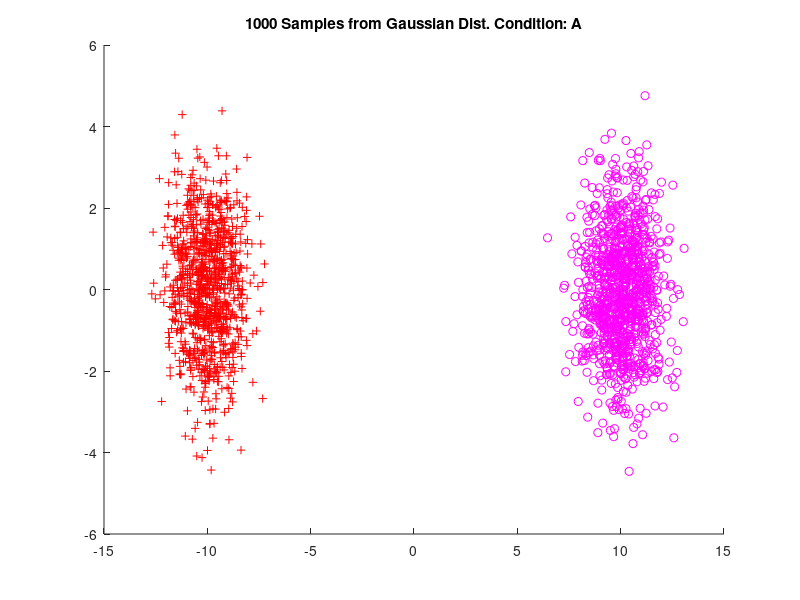
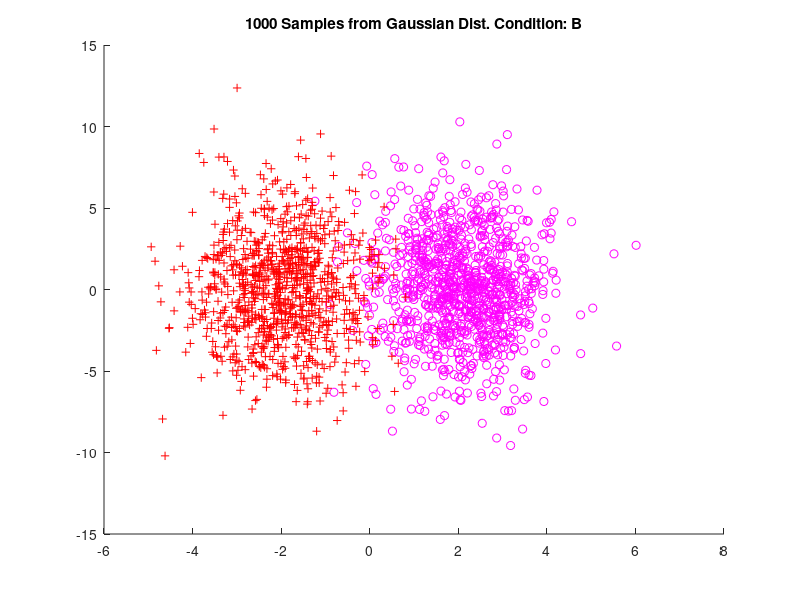
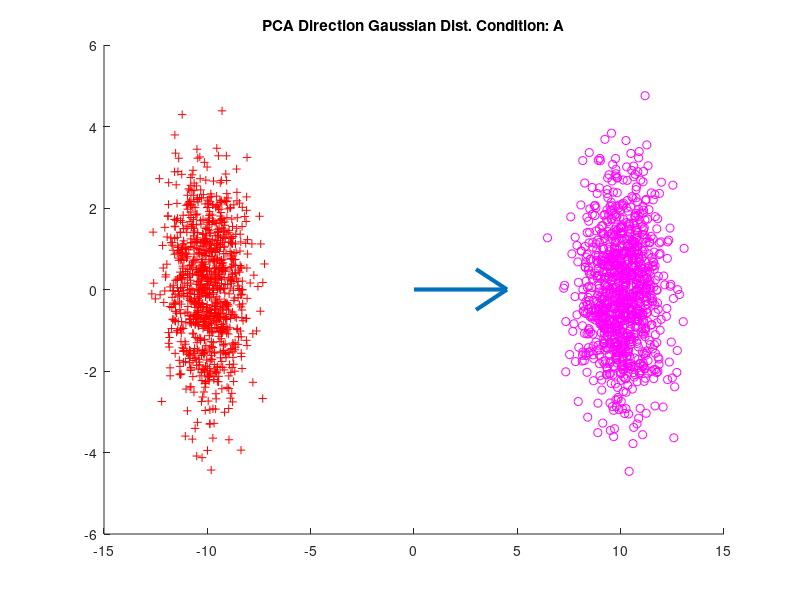
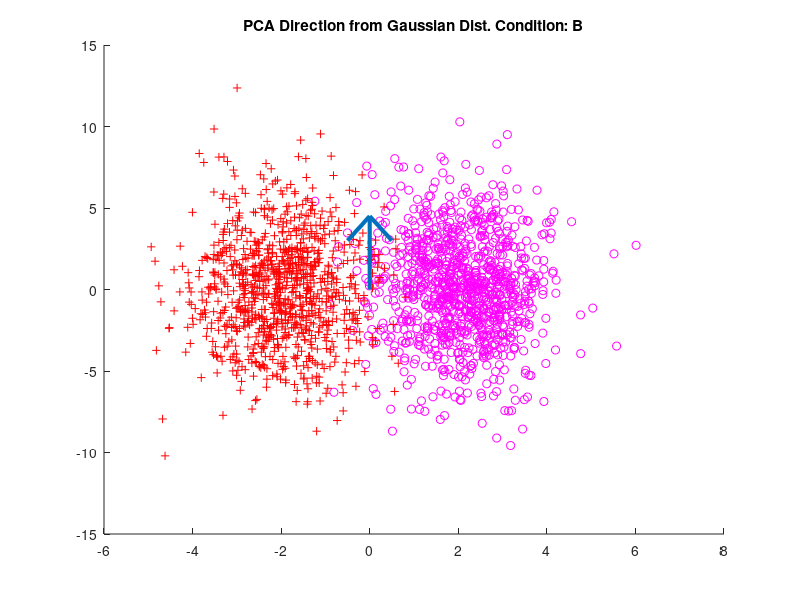

These charts were generated, in order, by the following MATLAB code:
%%%%%%%%%%%%%%%%%%%%%%%%%
% ECE271B - HW 1
% Ibrahim Akbar
% Winter 2018
% UCSD
%%%%%%%%%%%%%%%%%%%%%%%%%

%% Problem 4 Set Up
clear;

alpha = [10, 2];
sigma = [2, 10];

mu_1_a = [alpha(1), 0];
mu_2_a = -mu_1_a;

mu_1_b = [alpha(2), 0];
mu_2_b = -mu_1_b;

cov_1_a = [1, 0; 0, sigma(1)];
cov_2_a = cov_1_a;

cov_1_b = [1, 0; 0, sigma(2)];
cov_2_b = cov_1_b;

%% Sampling from Distributions (B)

rnd_samples_1_a = mvnrnd(mu_1_a, cov_1_a, 1000);
rnd_samples_2_a = mvnrnd(mu_2_a, cov_2_a, 1000);

rnd_samples_1_b = mvnrnd(mu_1_b, cov_1_b, 1000);
rnd_samples_2_b = mvnrnd(mu_2_b, cov_2_b, 1000);

figure(1);
hold on;
plot(rnd_samples_1_a(:,1), rnd_samples_1_a(:,2), 'mo');
plot(rnd_samples_2_a(:,1), rnd_samples_2_a(:,2), 'r+');
title('1000 Samples from Gaussian Dist. Condition: A');

figure(2);
hold on;
plot(rnd_samples_1_b(:,1), rnd_samples_1_b(:,2), 'mo');
plot(rnd_samples_2_b(:,1), rnd_samples_2_b(:,2), 'r+');
title('1000 Samples from Gaussian Dist. Condition: B');

%% PCA

X_A = [rnd_samples_1_a, rnd_samples_2_a];
X_B = [rnd_samples_1_b, rnd_samples_2_b];
S = size(X_A);

I = eye(S(2));

X_C_A = (I - (1/2)*ones(4, 4))* X_A';

X_C_B = (I - (1/2)*ones(4, 4))* X_B';


[~, E_1_a, V_1_a] = svd(X_C_A);
[~, E_1_b, V_1_b] = svd(X_C_B);

[~, i_1_a] = max(max(E_1_a));
[~, i_1_b] = max(max(E_1_b));

p_1_a = V_1_a(:, i_1_a);
p_1_b = V_1_b(:, i_1_b);

d_1_a = p_1_a' * X_A;
d_1_b = p_1_b' * X_B;

[m_a, i_a] = max(d_1_a);
[m_b, i_b] = max(d_1_b);

if(mod(i_a, 2) == 0)
    if(m_a > 0)
        x_a = 0;
        y_a = 0;
        u_a = 0;
        v_a = 5;
    else
        x_a = 0;
        y_a = 0;
        u_a = 0;
        v_a = -5;
    end
else
    if(m_a > 0)
        x_a = 0;
        y_a = 0;
        u_a = 5;
        v_a = 0;
    else
        x_a = 0;
        y_a = 0;
        u_a = -5;
        v_a = 0;
    end
end

if(mod(i_b, 2) == 0)
    if(m_b > 0)
        x_b = 0;
        y_b = 0;
        u_b = 0;
        v_b = 5;
    else
        x_b = 0;
        y_b = 0;
        u_b = 0;
        v_b = -5;
    end
else
    if(m_b > 0)
        x_b = 0;
        y_b = 0;
        u_b = 5;
        v_b = 0;
    else
        x_b = 0;
        y_b = 0;
        u_b = -5;
        v_b = 0;
    end
end

figure;
hold on;
plot(rnd_samples_1_a(:,1), rnd_samples_1_a(:,2), 'mo');
plot(rnd_samples_2_a(:,1), rnd_samples_2_a(:,2), 'r+');
quiver(x_a, y_a, u_a, v_a, 'LineWidth', 3);
title('PCA Direction Gaussian Dist. Condition: A');

figure;
hold on;
plot(rnd_samples_1_b(:,1), rnd_samples_1_b(:,2), 'mo');
plot(rnd_samples_2_b(:,1), rnd_samples_2_b(:,2), 'r+');
quiver(x_b, y_b, u_b, v_b, 'LineWidth', 3);
title('PCA Direction from Gaussian Dist. Condition: B');

%% LDA

w_a = (cov_1_a)\(mu_2_a - mu_1_a)';

w_b = (cov_1_b)\(mu_2_b - mu_1_b)';

figure;
hold on;
plot(rnd_samples_1_a(:,1), rnd_samples_1_a(:,2), 'mo');
plot(rnd_samples_2_a(:,1), rnd_samples_2_a(:,2), 'r+');
quiver(0, 0, w_a(1)/5, w_a(2), 'LineWidth', 3);
title('LDA Direction Gaussian Dist. Condition: A');

figure;
hold on;
plot(rnd_samples_1_b(:,1), rnd_samples_1_b(:,2), 'mo');
plot(rnd_samples_2_b(:,1), rnd_samples_2_b(:,2), 'r+');
quiver(0, 0, w_b(1), w_b(2), 'LineWidth', 3);
title('LDA Direction from Gaussian Dist. Condition: B');

clear i_1_a i_1_b S I U_1_a U_1_b;